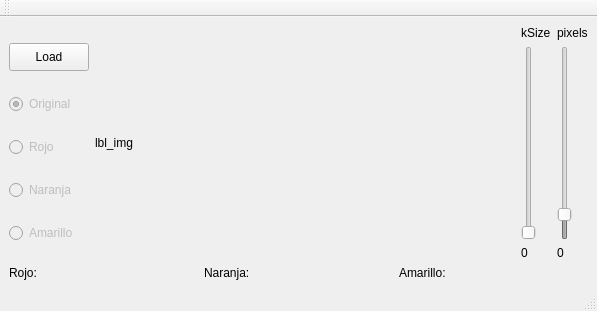
<?xml version="1.0" encoding="UTF-8"?>
<ui version="4.0">
 <class>MainWindow</class>
 <widget class="QMainWindow" name="MainWindow">
  <property name="geometry">
   <rect>
    <x>0</x>
    <y>0</y>
    <width>597</width>
    <height>311</height>
   </rect>
  </property>
  <property name="windowTitle">
   <string>MainWindow</string>
  </property>
  <widget class="QWidget" name="centralwidget">
   <layout class="QGridLayout" name="gridLayout_2">
    <item row="0" column="0">
     <layout class="QHBoxLayout" name="horizontalLayout">
      <item>
       <layout class="QVBoxLayout" name="verticalLayout">
        <property name="sizeConstraint">
         <enum>QLayout::SetDefaultConstraint</enum>
        </property>
        <item>
         <widget class="QPushButton" name="btn_load">
          <property name="sizePolicy">
           <sizepolicy hsizetype="Minimum" vsizetype="Fixed">
            <horstretch>0</horstretch>
            <verstretch>0</verstretch>
           </sizepolicy>
          </property>
          <property name="maximumSize">
           <size>
            <width>131</width>
            <height>28</height>
           </size>
          </property>
          <property name="text">
           <string>Load</string>
          </property>
         </widget>
        </item>
        <item>
         <widget class="QRadioButton" name="radioBtn_original">
          <property name="enabled">
           <bool>false</bool>
          </property>
          <property name="text">
           <string>Original</string>
          </property>
          <property name="checked">
           <bool>true</bool>
          </property>
         </widget>
        </item>
        <item>
         <widget class="QRadioButton" name="radioBtn_rojo">
          <property name="enabled">
           <bool>false</bool>
          </property>
          <property name="sizePolicy">
           <sizepolicy hsizetype="Minimum" vsizetype="Fixed">
            <horstretch>0</horstretch>
            <verstretch>0</verstretch>
           </sizepolicy>
          </property>
          <property name="text">
           <string>Rojo</string>
          </property>
         </widget>
        </item>
        <item>
         <widget class="QRadioButton" name="radioBtn_naranja">
          <property name="enabled">
           <bool>false</bool>
          </property>
          <property name="sizePolicy">
           <sizepolicy hsizetype="Minimum" vsizetype="Fixed">
            <horstretch>0</horstretch>
            <verstretch>0</verstretch>
           </sizepolicy>
          </property>
          <property name="text">
           <string>Naranja</string>
          </property>
         </widget>
        </item>
        <item>
         <widget class="QRadioButton" name="radioBtn_amarillo">
          <property name="enabled">
           <bool>false</bool>
          </property>
          <property name="sizePolicy">
           <sizepolicy hsizetype="Minimum" vsizetype="Fixed">
            <horstretch>0</horstretch>
            <verstretch>0</verstretch>
           </sizepolicy>
          </property>
          <property name="text">
           <string>Amarillo</string>
          </property>
         </widget>
        </item>
       </layout>
      </item>
      <item>
       <widget class="QLabel" name="lbl_img">
        <property name="sizePolicy">
         <sizepolicy hsizetype="Preferred" vsizetype="Preferred">
          <horstretch>1</horstretch>
          <verstretch>0</verstretch>
         </sizepolicy>
        </property>
        <property name="text">
         <string>lbl_img</string>
        </property>
       </widget>
      </item>
      <item>
       <layout class="QVBoxLayout" name="verticalLayout_3">
        <item>
         <widget class="QLabel" name="label_5">
          <property name="text">
           <string>kSize</string>
          </property>
         </widget>
        </item>
        <item>
         <widget class="QSlider" name="slider_kSize">
          <property name="enabled">
           <bool>false</bool>
          </property>
          <property name="minimum">
           <number>1</number>
          </property>
          <property name="value">
           <number>1</number>
          </property>
          <property name="orientation">
           <enum>Qt::Vertical</enum>
          </property>
         </widget>
        </item>
        <item>
         <widget class="QLabel" name="lbl_kSize">
          <property name="text">
           <string>0</string>
          </property>
         </widget>
        </item>
       </layout>
      </item>
      <item>
       <layout class="QVBoxLayout" name="verticalLayout_2">
        <item>
         <widget class="QLabel" name="label_2">
          <property name="text">
           <string>pixels</string>
          </property>
         </widget>
        </item>
        <item>
         <widget class="QSlider" name="slider_pixels">
          <property name="enabled">
           <bool>false</bool>
          </property>
          <property name="minimum">
           <number>1</number>
          </property>
          <property name="maximum">
           <number>200000</number>
          </property>
          <property name="value">
           <number>10000</number>
          </property>
          <property name="orientation">
           <enum>Qt::Vertical</enum>
          </property>
         </widget>
        </item>
        <item>
         <widget class="QLabel" name="lbl_pixels">
          <property name="text">
           <string>0</string>
          </property>
         </widget>
        </item>
       </layout>
      </item>
     </layout>
    </item>
    <item row="2" column="0">
     <layout class="QHBoxLayout" name="horizontalLayout_2">
      <item>
       <widget class="QLabel" name="lbl_cantRojo">
        <property name="text">
         <string>Rojo: </string>
        </property>
       </widget>
      </item>
      <item>
       <widget class="QLabel" name="lbl_cantNaranja">
        <property name="text">
         <string>Naranja:</string>
        </property>
       </widget>
      </item>
      <item>
       <widget class="QLabel" name="lbl_cantAmarillo">
        <property name="text">
         <string>Amarillo:</string>
        </property>
       </widget>
      </item>
     </layout>
    </item>
   </layout>
  </widget>
  <widget class="QMenuBar" name="menubar">
   <property name="geometry">
    <rect>
     <x>0</x>
     <y>0</y>
     <width>597</width>
     <height>22</height>
    </rect>
   </property>
  </widget>
  <widget class="QStatusBar" name="statusbar"/>
  <widget class="QToolBar" name="toolBar">
   <property name="windowTitle">
    <string>toolBar</string>
   </property>
   <attribute name="toolBarArea">
    <enum>TopToolBarArea</enum>
   </attribute>
   <attribute name="toolBarBreak">
    <bool>false</bool>
   </attribute>
  </widget>
 </widget>
 <resources/>
 <connections/>
</ui>
